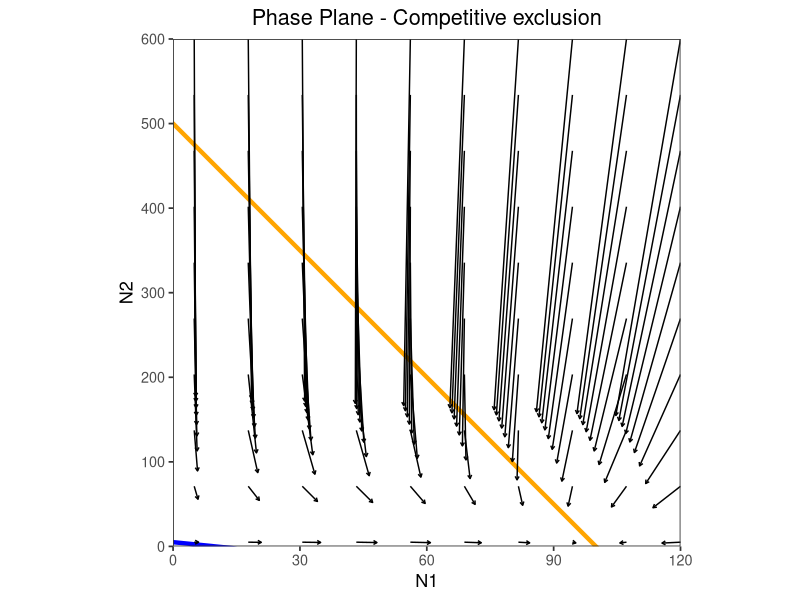
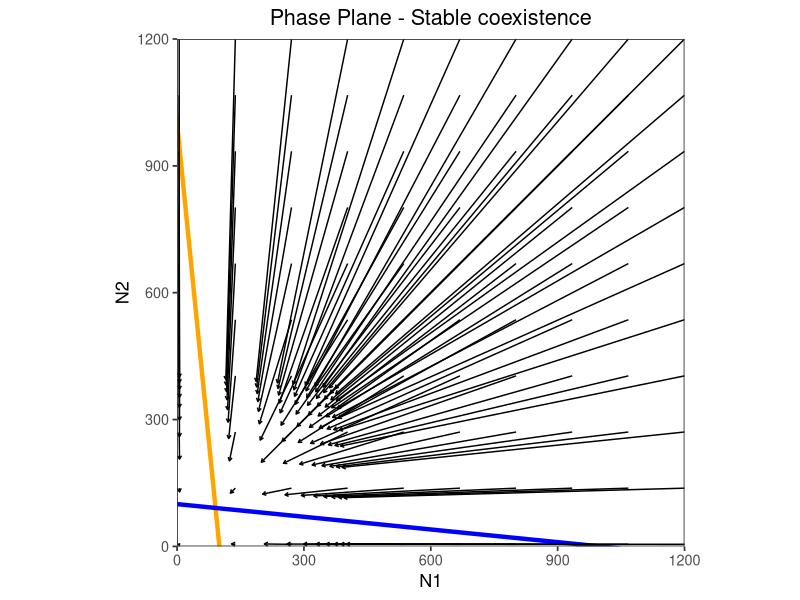
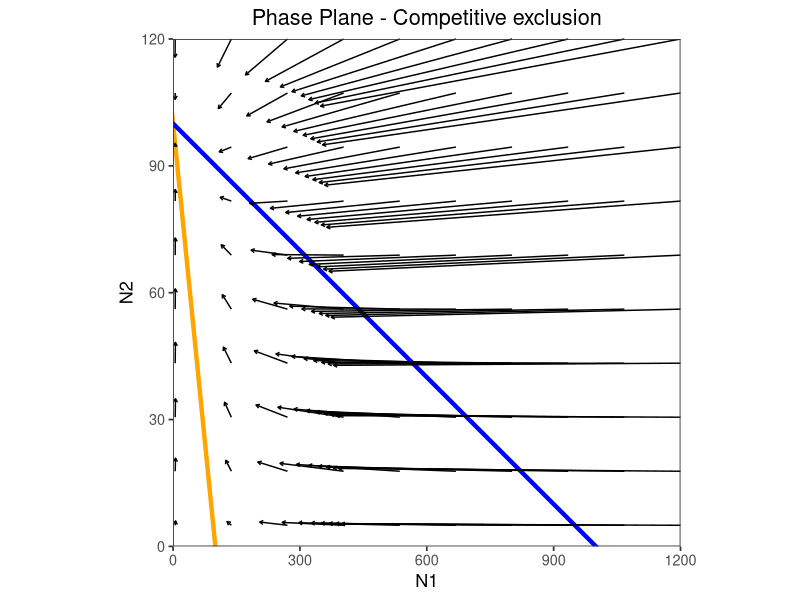

R code for these plots, in order:
# References: Codes are adapted from: 
# 1. Stevens 2009 - A Primer of Ecology with R
# 2. Introduction to theoretical ecology (https://pojuke.github.io/TheoreticalEcologyPJK/week-8---lotka-volterra-competition-model---population-dynamics.html)

########################
# Load library
library(ggplot2)
library(tidyverse)
library(deSolve)
library(grid)  

################## Stability analysis - Case Unstable coexistence##########
## 1. Assign values of model parameters (Jacobian analysis)
r1 <- 1; r2 <- 0.1
K1 <- 100; K2 <- 50
a11 <- 1 / K1       # intraspecific competition for species 1
a22 <- 1 / K2       # intraspecific competition for species 2
a12 <- 0.2 / K1     # interspecific competition effect of N2 on N1
a21 <- 0.5 / K2     # interspecific competition effect of N1 on N2

########################
## 2. Model expression for dN/dt
dN1dt <- expression(r1*N1 - r1*a11*N1^2 - r1*a12*N1*N2)
dN2dt <- expression(r2*N2 - r2*a22*N2^2 - r2*a21*N1*N2)

# Partial derivatives (Jacobian components)
(ddN1dN1 <- D(dN1dt, "N1"))
(ddN1dN2 <- D(dN1dt, "N2"))
(ddN2dN1 <- D(dN2dt, "N1"))
(ddN2dN2 <- D(dN2dt, "N2"))

# Jacobian matrix 
J <- expression(matrix(
  c(eval(ddN1dN1), eval(ddN1dN2),
    eval(ddN2dN1), eval(ddN2dN2)),
  nrow = 2, byrow = TRUE))

########################
## 3. Calculate model equilibrium (at N1*, N2*)
N1Star <- expression((a22 - a12) / (a22*a11 - a12*a21))
N2Star <- expression((a11 - a21) / (a22*a11 - a12*a21))

N1 <- eval(N1Star)
N2 <- eval(N2Star) # N2* is zero -> no coexistence!

########################
## 4. Evaluate Jacobian matrix at equilibrium
(J1 <- eval(J))
eigStable <- eigen(J1)
eigStable[["values"]] 

########################
## 5. Plotting function - Phase plane
phase_plane <- function(r1, r2, a11, a21, a22, a12, title, t){
  # Vectors
  LV <- function(times, state, parms) {
    with(as.list(c(state, parms)), {
      dN1_dt = N1 * (r1 - a11*N1 - a12*N2)
      dN2_dt = N2 * (r2 - a22*N2 - a21*N1)
      return(list(c(dN1_dt, dN2_dt)))
    })
  }
  # Parameters
  times <- c(0, t)
  parms <- c(r1 = r1, r2 = r2, a11 = a11, a21 = a21, a22 = a22, a12 = a12)
  # Plot range with a buffer expansion for better visualization
  x_inter<- max(c(r1/a11, r2/a21)) *1.2
  y_inter <- max(c(r2/a22, r1/a12)) *1.2
  # Arrows
  vector_grid <- expand.grid(seq(5, x_inter, length.out = 10),
                             seq(5, y_inter, length.out = 10))
  vector_data <- vector_grid %>%
    pmap(., function(Var1, Var2){
      state <- c(N1 = Var1, N2 = Var2)
      pop_size <- ode(func = LV, times = times, y = state, parms = parms)
      pop_size[2, 2:3]
    }) %>%
    bind_rows() %>%
    rename(xend = N1, yend = N2) %>%
    bind_cols(vector_grid) %>%
    rename(x = Var1, y = Var2)
    # Phase plane
    ggplot() +
      geom_abline(slope = -a11/a12, intercept = r1/a12, 
                  color = "orange", size = 1.5) +
      geom_abline(slope = -a21/a22, intercept = r2/a22, 
                  color = "blue", size = 1.5) +
      geom_segment(data = vector_data,
                   aes(x = x, y = y, xend = xend, yend = yend),
                   arrow = arrow(length = unit(0.1, "cm"))) +    
      scale_x_continuous(name = "N1", limits = c(0, x_inter), expand = c(0, 0)) +
      scale_y_continuous(name = "N2", limits = c(0, y_inter), expand = c(0, 0)) +
      theme_bw(base_size = 13) +
      theme(panel.grid = element_blank(),
            plot.title = element_text(hjust = 0.5),
            aspect.ratio = 1) +
      labs(title = title)
  }

########################
## 6. Phase plane plot
phase_plane(r1 = r1, r2 = r2, a11 = a11, a21 = a21,
            a22 = a22, a12 = a12, t = 0.2,
            title = "Phase Plane - Competitive exclusion")

################## Stability analysis - Case Stable coexistence ##########
# Assign new values
a11 <- a22 <- 0.01
a12 <- a21 <- 0.001 
r1 <- r2 <- 1

# Values in equilibrium for N
N1Star <- expression((a22-a12)/(a22*a11 - a12*a21))
N2Star <- expression((a11-a21)/(a22*a11 - a12*a21))
N1 <- eval(N1Star)
N2 <- eval(N2Star)
# N1 and N2 > zero - coexistence!

# Evaluate Jacobian matrix
(J2 <- eval(J))
eigStable <- eigen(J2); eigStable[["values"]] 

phase_plane(r1 = r1, r2 = r2, a11 = a11, a21 = a21,
            a22 = a22, a12 = a12, t = 0.2,
            title = "Phase Plane - Stable coexistence")
# Comment: All real parts < 0 -> globally stable point and no imagery parts (i.e., no oscillation)

################## Stability analysis - Case N2 win ##########
# Assign new values
a11 <- a22 <- 0.01
a12 <- 0.01 
a21 <- 0.001
r1 <- r2 <- 1

# Values in equilibrium for N
N1Star <- expression((a22-a12)/(a22*a11 - a12*a21))
N2Star <- expression((a11-a21)/(a22*a11 - a12*a21))
N1 <- eval(N1Star)
N2 <- eval(N2Star)
# N1 = 0 - no coexistence!

# Evaluate Jacobian matrix
(J2 <- eval(J))
eigStable <- eigen(J2); eigStable[["values"]] 

phase_plane(r1 = r1, r2 = r2, a11 = a11, a21 = a21,
            a22 = a22, a12 = a12, t = 0.2,
            title = "Phase Plane - Competitive exclusion")
